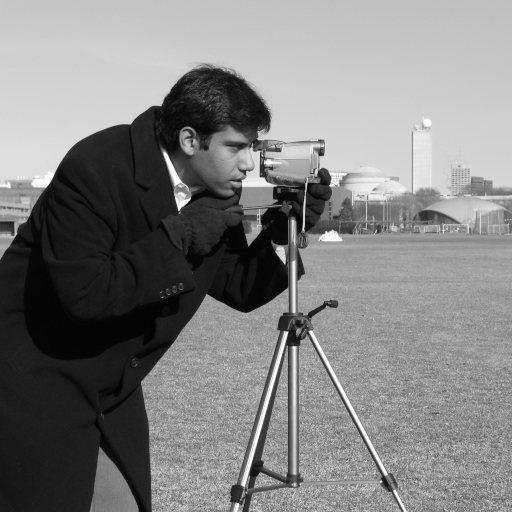
#> input picture skimage.data.camera(), 512 x 512 px
$ jupyter execute --allow-errors 03-Non_linear_filtering.ipynb   (shell and % lines are left out)   (older library calls are emulated)
#> lines starting #> are read from the running program, lines starting #| are printed output that depends on the picture
[cell 1]
from IPython.display import HTML,Image,SVG,YouTubeVideo

# Rank based filters

## Rank vs. weighted sum

If the local processing consists in something different from a weighted sum of neighboor pixesl, one can speak of non-linear filters.

One important category of non-linear filters are the *rank filters*.

These filters use the ranked levels from the neighborhood.

[cell 2]
Image('../data/median.png')

[cell 3]
from skimage.data import camera
import matplotlib.pyplot as plt
import numpy as np

# Salt and pepper noise filtering
ima = camera()
#> ima is the input picture: shape (512, 512); min 0, max 255, mean 129.1
plt.imshow(ima,cmap=plt.cm.gray)
#> (this line was passed over: IPython is not available in this run)

n = np.random.random(ima.shape)

noised_ima = ima.copy()

noised_ima[n<.05] = 0
noised_ima[n>.95] = 255
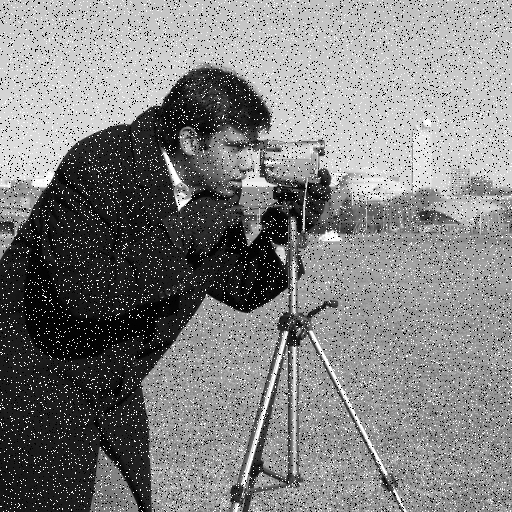
#> noised_ima: shape (512, 512); min 0, max 255, mean 129

plt.imshow(noised_ima,cmap=plt.cm.gray);
#> (this line was passed over: IPython is not available in this run)

[cell 4]
from skimage.filters import rank as skr
from skimage.morphology import disk

filtered_im = skr.median(noised_ima,disk(1))

plt.imshow(filtered_im,cmap=plt.cm.gray);
#> (this line was passed over: IPython is not available in this run)

[cell 5]
import matplotlib.pyplot as plt
import matplotlib.cm as cm
import numpy as np
from scipy import ndimage

from skimage.data import camera
import skimage.filters.rank as skr
from skimage.morphology import disk

def profile(ima,p0,p1,num):
    n = np.linspace(p0[0],p1[0],num)
    m = np.linspace(p0[1],p1[1],num)
    return [n,m,ndimage.map_coordinates(ima, [m,n], order=0)]

im = camera()[-1::-2,::2]
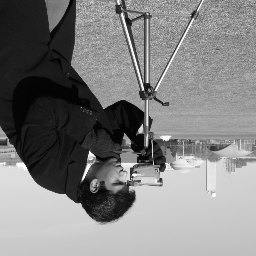
#> im: shape (256, 256); min 0, max 255, mean 128.9

#filtered version
rank = skr.median(im,disk(3))
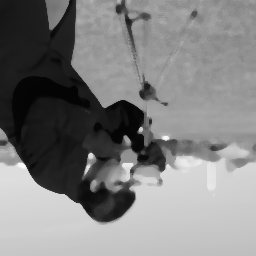
#> rank: shape (256, 256); min 3, max 248, mean 128.6
[x,y,p] = profile(im,(53,200),(73,164),100)
#> x = 100 values from 53 to 73; y = 100 values, max 200 at index 0, min 164 at index 99, mean 182; p = 100 values, max 215 at index 13, min 10 at index 71, mean 69.23
[x,y,prank] = profile(rank,(53,200),(73,164),100)
#> prank = 100 values, max 214 at index 2, min 29 at index 57, mean 70.16

#> (the rest of this cell did not finish here and is left out)

[cell 6]
#filtered version
mean = skr.mean(im,disk(3))
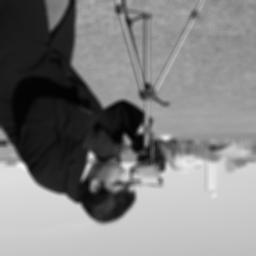
#> mean: shape (256, 256); min 3, max 243, mean 128.4
[x,y,p] = profile(im,(53,200),(73,164),100)
[x,y,pmean] = profile(mean,(53,200),(73,164),100)
#> pmean = 100 values, max 214 at index 8, min 26 at index 52, mean 68.25

#> (the rest of this cell did not finish here and is left out)

Question:
* what can we conclude about the border sharpness of the filtered image between the linear smoothing and the median filter?

## Local histogram method

[cell 7]
Image('../data/histo1.png')

[cell 8]
Image('../data/histo2.png')

[cell 9]
Image('../data/histo3.png')

## Local maximum, local minimum

Local minimum value and local maximum value are special case of the ranked gray levels.

The figure bellow illustrates the effect of respectively replacing the pixel:
* by the highest value of its neighboorhood, the local maximum,
* by the lowest value of its neighboorhood, the local minimum.

[cell 10]
#filtered version
radius = 5
selem = disk(radius)
rank1 = skr.maximum(im,selem)
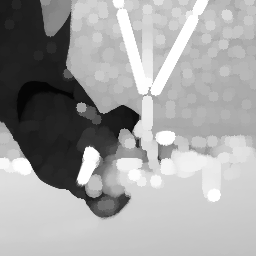
#> rank1: shape (256, 256); min 5, max 255, mean 162.4
rank2 = skr.minimum(im,selem)
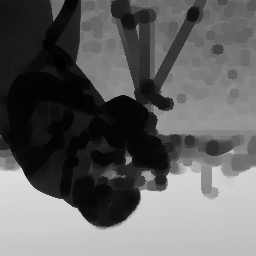
#> rank2: shape (256, 256); min 0, max 220, mean 98
rank3 = skr.gradient(im,selem)
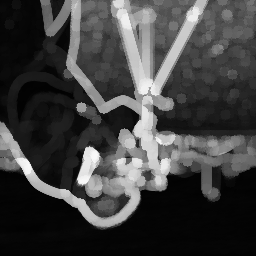
#> rank3: shape (256, 256); min 1, max 249, mean 64.4
[x,y,p] = profile(im,(53,200),(73,164),100)
[x,y,prank1] = profile(rank1,(53,200),(73,164),100)
#> prank1 = 100 values, max 216 at index 7, min 37 at index 43, mean 95.23
[x,y,prank2] = profile(rank2,(53,200),(73,164),100)
#> prank2 = 100 values, max 212 at index 2, min 4 at index 90, mean 31.26
[x,y,prank3] = profile(rank3,(53,200),(73,164),100)
#> prank3 = 100 values, max 184 at index 28, min 3 at index 2, mean 63.97

#> (the rest of this cell did not finish here and is left out)

Question:
* How to compute borders using local maximum and local minimum ?

## Local contrast enhancement
### Local contrast equalization

[cell 11]
#local equalization
rank = skr.equalize(im,disk(10))
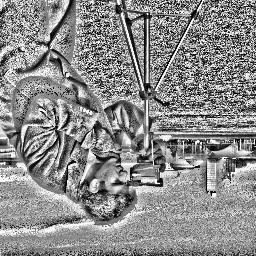
#> rank: shape (256, 256); min 0, max 255, mean 139.1
[x,y,p] = profile(im,(53,200),(73,164),100)
[x,y,prank] = profile(rank,(53,200),(73,164),100)
#> prank = 100 values, max 251 at index 82, min 5 at index 71, mean 137.4

#> (the rest of this cell did not finish here and is left out)

Question:
* How to compute an histogram equalization?

[cell 12]
#local auto-level
from skimage.io import imread
ima = imread('../data/bones.png')
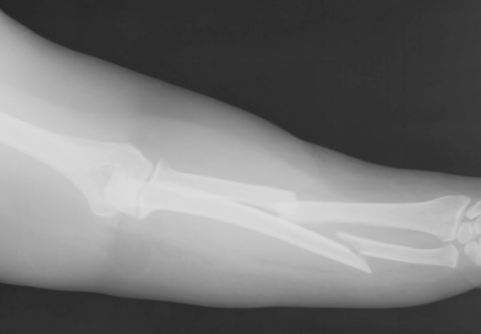
#> input picture docs/data/bones.png, 481 x 334 px
#> ima is the input picture: shape (334, 481); min 35, max 222, mean 118.5
rank = skr.autolevel(ima,disk(5))
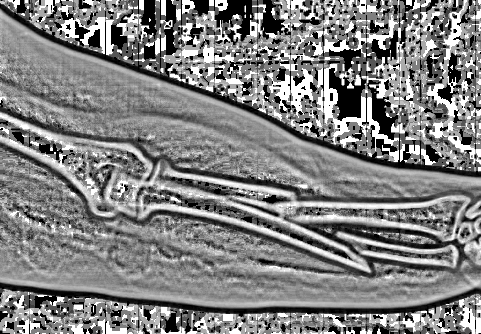
#> rank: shape (334, 481); min 0, max 255, mean 128.5

def compare(f,g,roi=None):
    plt.figure(figsize=[10,10])
#> (this line was passed over: IPython is not available in this run)
    plt.subplot(1,2,1)
#> (this line was passed over: IPython is not available in this run)
    plt.imshow(f,cmap=plt.cm.gray)
#> (this line was passed over: IPython is not available in this run)
    plt.gca().invert_yaxis()
#> (this line was passed over: IPython is not available in this run)
    plt.subplot(1,2,2)
    plt.imshow(g,cmap=plt.cm.gray)
    plt.gca().invert_yaxis()
    if roi is not None:
        f = f[roi[0]:roi[1],roi[2]:roi[3]]
        g = g[roi[0]:roi[1],roi[2]:roi[3]]
        plt.figure(figsize=[10,10])
        plt.subplot(1,2,1)
        plt.imshow(f,cmap=plt.cm.gray)
        plt.gca().invert_yaxis()
        plt.subplot(1,2,2)
        plt.imshow(g,cmap=plt.cm.gray)
        plt.gca().invert_yaxis()

compare(ima,rank)
